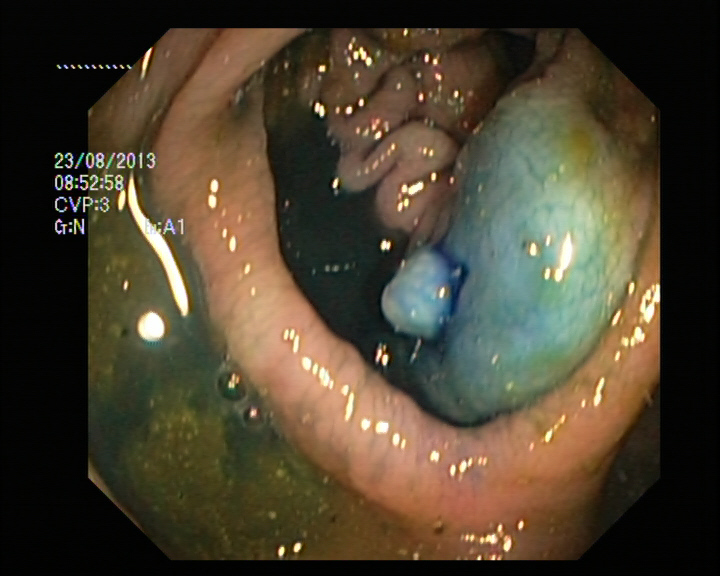
#> input picture kvasir-dataset/dyed-lifted-polyps/13f0a798-fa5c-43b5-8d0f-8835930aaca3.jpg, 720 x 576 px; its folder holds only this picture in this run
$ jupyter execute project_kvasir_eda.ipynb
#> lines starting #> are read from the running program, lines starting #| are printed output that depends on the picture
# Kvasir Dataset - Exploratory Data Analysis (EDA)

This notebook performs exploratory data analysis on the Kvasir gastrointestinal image dataset.

Tasks covered:
- Load dataset
- Inspect folder structure
- Count images per class
- Display sample images
- Analyze image resolution distribution
- Basic dataset statistics

[cell 1]
import os
import cv2
import numpy as np
import pandas as pd
import matplotlib.pyplot as plt
from pathlib import Path

print('Libraries loaded successfully')

## Set Dataset Path
Update the path below to where the Kvasir dataset is located.

[cell 2]
DATASET_PATH = 'kvasir-dataset'

classes = sorted(os.listdir(DATASET_PATH))
print('Classes found:')
for c in classes:
    print(c)

## Count Images Per Class

[cell 3]
class_counts = {}

for c in classes:
    path = os.path.join(DATASET_PATH, c)
    count = len(os.listdir(path))
    class_counts[c] = count

df = pd.DataFrame(list(class_counts.items()), columns=['Class', 'Image_Count'])
df

## Plot Distribution of Images

[cell 4]
plt.figure()
plt.bar(df['Class'], df['Image_Count'])
plt.xticks(rotation=45)
plt.title('Images per Class')
plt.ylabel('Number of Images')
plt.show()
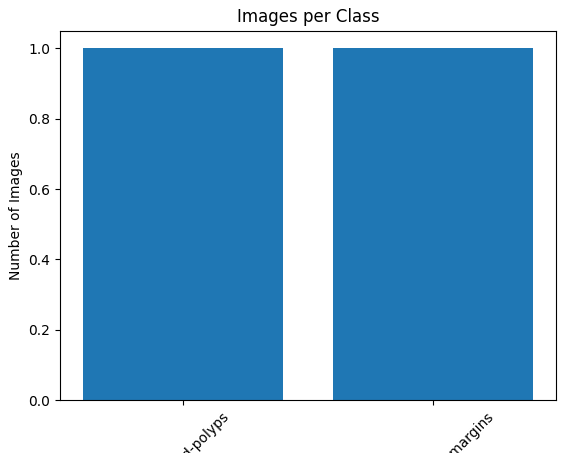
#> figure drawn by matplotlib, 1 panel

## Display Sample Images

[cell 5]
plt.figure()

i = 1
for c in classes[:6]:
    folder = os.path.join(DATASET_PATH, c)
    img_name = os.listdir(folder)[0]
    img_path = os.path.join(folder, img_name)

    img = cv2.imread(img_path)
#> img is the input picture: shape (576, 720, 3); mean B, G, R 48, 65.7, 75.7
    img = cv2.cvtColor(img, cv2.COLOR_BGR2RGB)

    plt.subplot(2,3,i)
    plt.imshow(img)
    plt.title(c)
    plt.axis('off')
    i += 1

plt.show()
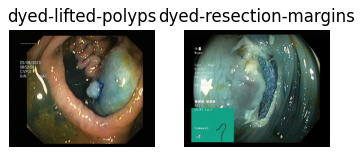
#> figure drawn by matplotlib, 2 panels

## Image Resolution Analysis

[cell 6]
widths = []
heights = []

for c in classes:
    folder = os.path.join(DATASET_PATH, c)
    for img_name in os.listdir(folder)[:50]:
        img_path = os.path.join(folder, img_name)
        img = cv2.imread(img_path)
        h, w, _ = img.shape
#> h = 576; w = 720
        widths.append(w)
        heights.append(h)

print('Average Width:', np.mean(widths))
#| Average Width: 720.0
print('Average Height:', np.mean(heights))
#| Average Height: 576.0

## Width Distribution

[cell 7]
plt.figure()
plt.hist(widths)
plt.title('Image Width Distribution')
plt.xlabel('Width')
plt.ylabel('Frequency')
plt.show()
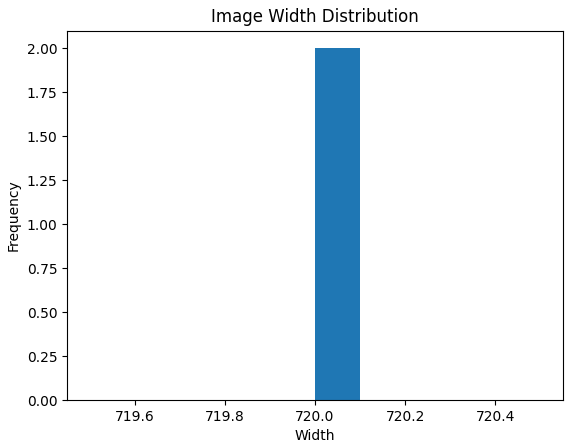
#> figure drawn by matplotlib, 1 panel; tallest bar 2 high, from x = 720 to 720.1

## Height Distribution

[cell 8]
plt.figure()
plt.hist(heights)
plt.title('Image Height Distribution')
plt.xlabel('Height')
plt.ylabel('Frequency')
plt.show()
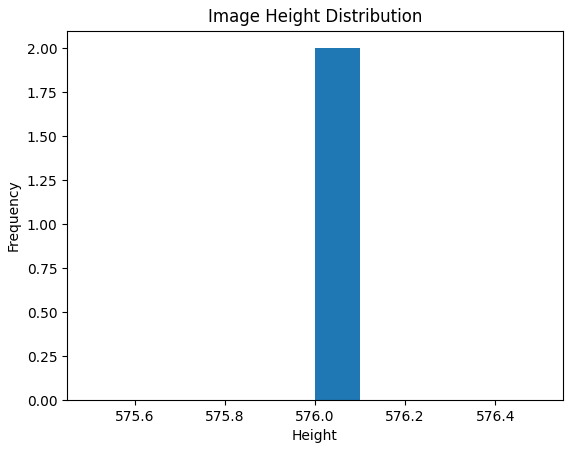
#> figure drawn by matplotlib, 1 panel; tallest bar 2 high, from x = 576 to 576.1
